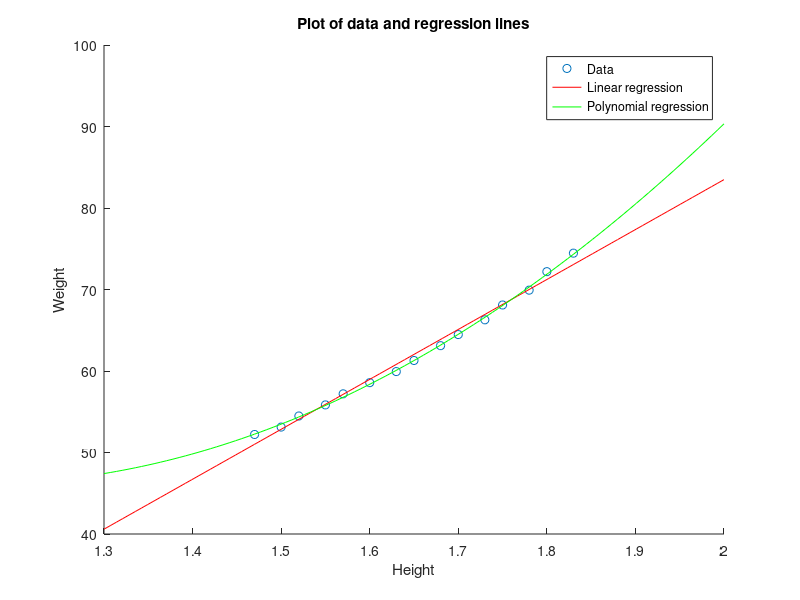

This figure's MATLAB source:
% Load data
x = [1.47 1.5 1.52 1.55 1.57 1.6 1.63 1.65 1.68 1.7 1.73 1.75 1.78 1.8 1.83]';
y = [52.21 53.12 54.48 55.84 57.2 58.57 59.93 61.29 63.11 64.47 66.28 68.1 69.92 72.19 74.46]';

% Linear regression
A = [ones(length(x), 1) x];
beta = (A'*A)\A'*y;

% Evaluation
prediction = A*beta;
expected_loss_beta = (y-prediction)' * (y-prediction) / length(y);
display(expected_loss_beta);

% Polynomial regression
A = [A x.^2];
beta_2 = (A'*A)\A'*y;

% Evaluation
prediction = A*beta_2;
expected_loss_beta2 = (y-prediction)' * (y-prediction) / length(y);
display(expected_loss_beta2);

% Plot
figure;
scatter(x, y); hold on;
x_value = linspace(1.3, 2);
plot(x_value, beta(1) + beta(2)*x_value, 'r');
plot(x_value, beta_2(1) + beta_2(2)*x_value + beta_2(3)*x_value.^2, 'g');
hold off;
title('Plot of data and regression lines');
xlabel('Height');
ylabel('Weight');
legend('Data', 'Linear regression', 'Polynomial regression');